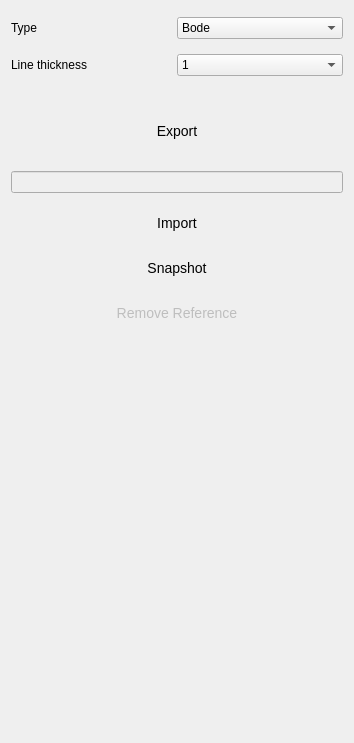
         <widget class="QWidget" name="scrollAreaWidgetContents">
          <property name="geometry">
           <rect>
            <x>0</x>
            <y>0</y>
            <width>354</width>
            <height>743</height>
           </rect>
          </property>
          <layout class="QVBoxLayout" name="verticalLayout_23">
           <item>
            <widget class="scopy::gui::MenuHeader" name="widgetGeneralSettingsMenuHeader" native="true"/>
           </item>
           <item>
            <layout class="QVBoxLayout" name="vLayout_15">
             <property name="spacing">
              <number>0</number>
             </property>
             <property name="topMargin">
              <number>0</number>
             </property>
             <property name="bottomMargin">
              <number>0</number>
             </property>
             <item>
              <widget class="scopy::gui::SubsectionSeparator" name="widgetPlotSubsSep" native="true"/>
             </item>
             <item>
              <layout class="QHBoxLayout" name="hLayout_17">
               <property name="spacing">
                <number>0</number>
               </property>
               <property name="topMargin">
                <number>0</number>
               </property>
               <item>
                <widget class="QLabel" name="lbl_16">
                 <property name="text">
                  <string>Type</string>
                 </property>
                </widget>
               </item>
               <item>
                <widget class="QComboBox" name="cmbBoxGraphs">
                 <property name="minimumSize">
                  <size>
                   <width>141</width>
                   <height>0</height>
                  </size>
                 </property>
                 <item>
                  <property name="text">
                   <string>Bode</string>
                  </property>
                 </item>
                 <item>
                  <property name="text">
                   <string>Nyquist</string>
                  </property>
                 </item>
                 <item>
                  <property name="text">
                   <string>Nichols</string>
                  </property>
                 </item>
                </widget>
               </item>
              </layout>
             </item>
             <item>
              <spacer name="vSpacer_13">
               <property name="orientation">
                <enum>Qt::Vertical</enum>
               </property>
               <property name="sizeType">
                <enum>QSizePolicy::Fixed</enum>
               </property>
               <property name="sizeHint" stdset="0">
                <size>
                 <width>20</width>
                 <height>15</height>
                </size>
               </property>
              </spacer>
             </item>
             <item>
              <layout class="QHBoxLayout" name="hLayout_13">
               <property name="spacing">
                <number>0</number>
               </property>
               <property name="bottomMargin">
                <number>0</number>
               </property>
               <item>
                <layout class="QVBoxLayout" name="vLayout_12">
                 <property name="spacing">
                  <number>0</number>
                 </property>
                 <property name="rightMargin">
                  <number>0</number>
                 </property>
                 <property name="bottomMargin">
                  <number>0</number>
                 </property>
                 <item>
                  <widget class="QLabel" name="lbl_10">
                   <property name="text">
                    <string>Line thickness</string>
                   </property>
                  </widget>
                 </item>
                </layout>
               </item>
               <item>
                <widget class="QComboBox" name="cmbBoxLineThickness">
                 <property name="minimumSize">
                  <size>
                   <width>141</width>
                   <height>0</height>
                  </size>
                 </property>
                 <property name="currentIndex">
                  <number>1</number>
                 </property>
                 <item>
                  <property name="text">
                   <string>0.5</string>
                  </property>
                 </item>
                 <item>
                  <property name="text">
                   <string>1</string>
                  </property>
                 </item>
                 <item>
                  <property name="text">
                   <string>1.5</string>
                  </property>
                 </item>
                 <item>
                  <property name="text">
                   <string>2</string>
                  </property>
                 </item>
                 <item>
                  <property name="text">
                   <string>2.5</string>
                  </property>
                 </item>
                 <item>
                  <property name="text">
                   <string>3</string>
                  </property>
                 </item>
                 <item>
                  <property name="text">
                   <string>3.5</string>
                  </property>
                 </item>
                 <item>
                  <property name="text">
                   <string>4</string>
                  </property>
                 </item>
                 <item>
                  <property name="text">
                   <string>4.5</string>
                  </property>
                 </item>
                 <item>
                  <property name="text">
                   <string>5</string>
                  </property>
                 </item>
                </widget>
               </item>
              </layout>
             </item>
             <item>
              <spacer name="vSpacer_16">
               <property name="orientation">
                <enum>Qt::Vertical</enum>
               </property>
               <property name="sizeType">
                <enum>QSizePolicy::Fixed</enum>
               </property>
               <property name="sizeHint" stdset="0">
                <size>
                 <width>20</width>
                 <height>25</height>
                </size>
               </property>
              </spacer>
             </item>
             <item>
              <widget class="scopy::gui::SubsectionSeparator" name="widgetExportSubsSep" native="true"/>
             </item>
             <item>
              <spacer name="vSpacer_17">
               <property name="orientation">
                <enum>Qt::Vertical</enum>
               </property>
               <property name="sizeType">
                <enum>QSizePolicy::Fixed</enum>
               </property>
               <property name="sizeHint" stdset="0">
                <size>
                 <width>20</width>
                 <height>15</height>
                </size>
               </property>
              </spacer>
             </item>
             <item>
              <widget class="QPushButton" name="btnExport">
               <property name="styleSheet">
                <string notr="true">QPushButton {
  min-height: 30px;
  max-height: 30px;

  border: 0px;
  font-size: 14px;
}</string>
               </property>
               <property name="text">
                <string>Export</string>
               </property>
               <property name="blue_button" stdset="0">
                <bool>true</bool>
               </property>
              </widget>
             </item>
             <item>
              <spacer name="vSpacer_12">
               <property name="orientation">
                <enum>Qt::Vertical</enum>
               </property>
               <property name="sizeType">
                <enum>QSizePolicy::Fixed</enum>
               </property>
               <property name="sizeHint" stdset="0">
                <size>
                 <width>20</width>
                 <height>25</height>
                </size>
               </property>
              </spacer>
             </item>
             <item>
              <widget class="scopy::gui::SubsectionSeparator" name="widgetReferenceSubsSep_2" native="true"/>
             </item>
             <item>
              <layout class="QVBoxLayout" name="vLayout_20">
               <property name="spacing">
                <number>0</number>
               </property>
               <property name="bottomMargin">
                <number>20</number>
               </property>
               <item>
                <widget class="QLineEdit" name="lineEditImportFile">
                 <property name="enabled">
                  <bool>false</bool>
                 </property>
                </widget>
               </item>
               <item>
                <spacer name="vSpacer_22">
                 <property name="orientation">
                  <enum>Qt::Vertical</enum>
                 </property>
                 <property name="sizeType">
                  <enum>QSizePolicy::Fixed</enum>
                 </property>
                 <property name="sizeHint" stdset="0">
                  <size>
                   <width>20</width>
                   <height>15</height>
                  </size>
                 </property>
                </spacer>
               </item>
               <item>
                <widget class="QPushButton" name="btnImport">
                 <property name="styleSheet">
                  <string notr="true">QPushButton {
  min-height: 30px;
  max-height: 30px;

  border: 0px;f;

  font-size: 14px;
}</string>
                 </property>
                 <property name="text">
                  <string>Import</string>
                 </property>
                 <property name="blue_button" stdset="0">
                  <bool>true</bool>
                 </property>
                </widget>
               </item>
               <item>
                <spacer name="vSpacer_21">
                 <property name="orientation">
                  <enum>Qt::Vertical</enum>
                 </property>
                 <property name="sizeType">
                  <enum>QSizePolicy::Fixed</enum>
                 </property>
                 <property name="sizeHint" stdset="0">
                  <size>
                   <width>20</width>
                   <height>15</height>
                  </size>
                 </property>
                </spacer>
               </item>
               <item>
                <widget class="QPushButton" name="btnSnapshot">
                 <property name="styleSheet">
                  <string notr="true">QPushButton {
  min-height: 30px;
  max-height: 30px;

  border: 0px;

  font-size: 14px;
}</string>
                 </property>
                 <property name="text">
                  <string>Snapshot</string>
                 </property>
                 <property name="blue_button" stdset="0">
                  <bool>true</bool>
                 </property>
                </widget>
               </item>
               <item>
                <spacer name="vSpacer_20">
                 <property name="orientation">
                  <enum>Qt::Vertical</enum>
                 </property>
                 <property name="sizeType">
                  <enum>QSizePolicy::Fixed</enum>
                 </property>
                 <property name="sizeHint" stdset="0">
                  <size>
                   <width>20</width>
                   <height>15</height>
                  </size>
                 </property>
                </spacer>
               </item>
               <item>
                <widget class="QPushButton" name="btnRemoveReference">
                 <property name="enabled">
                  <bool>false</bool>
                 </property>
                 <property name="styleSheet">
                  <string notr="true">QPushButton {
  min-height: 30px;
  max-height: 30px;

  border: 0px;
  font-size: 14px;
}</string>
                 </property>
                 <property name="text">
                  <string>Remove Reference</string>
                 </property>
                 <property name="checkable">
                  <bool>false</bool>
                 </property>
                 <property name="blue_button" stdset="0">
                  <bool>true</bool>
                 </property>
                </widget>
               </item>
               <item>
                <spacer name="vSpacer_4">
                 <property name="orientation">
                  <enum>Qt::Vertical</enum>
                 </property>
                 <property name="sizeHint" stdset="0">
                  <size>
                   <width>20</width>
                   <height>40</height>
                  </size>
                 </property>
                </spacer>
               </item>
              </layout>
             </item>
            </layout>
           </item>
          </layout>
         </widget>
